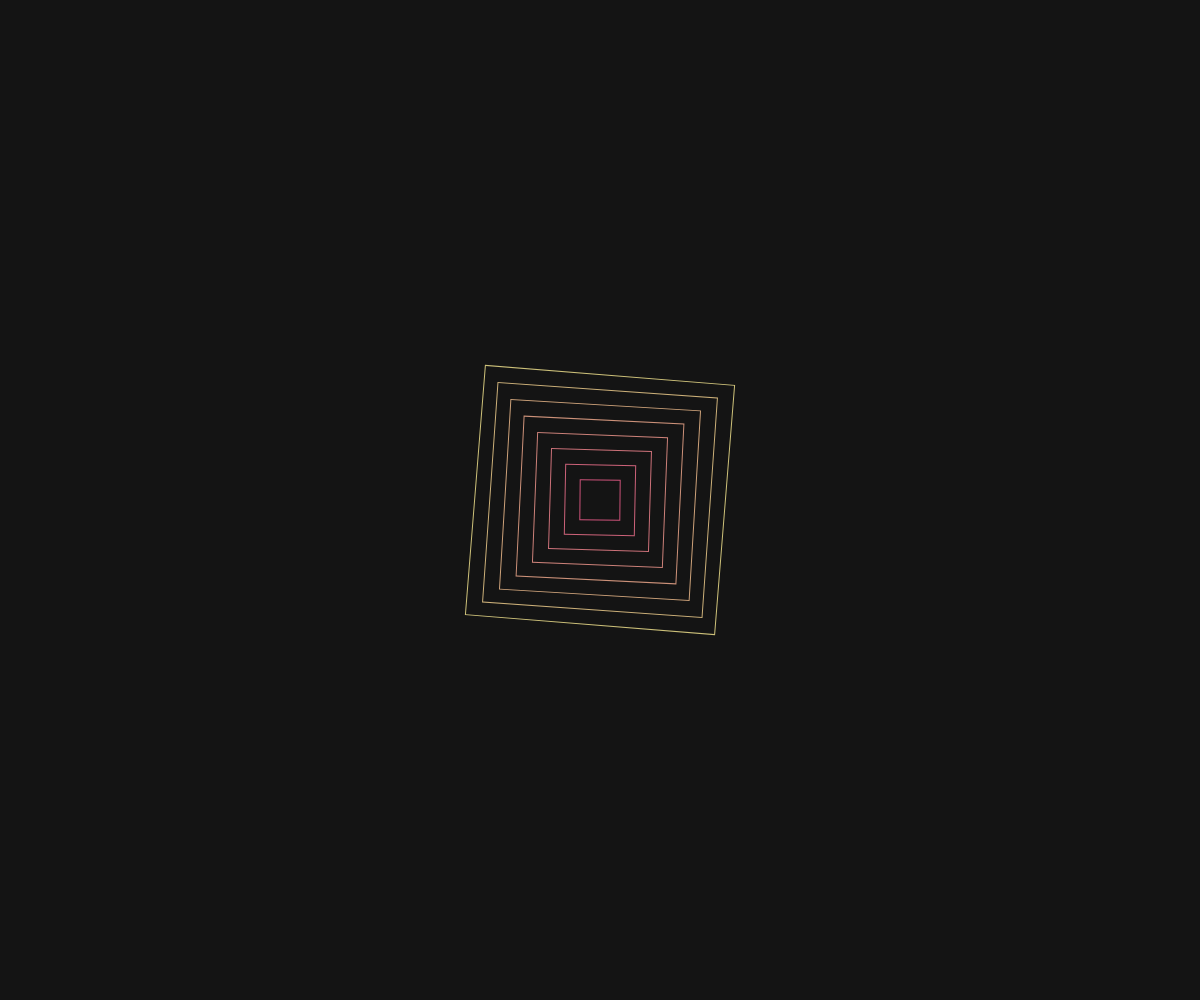
Frame 1 (no input)
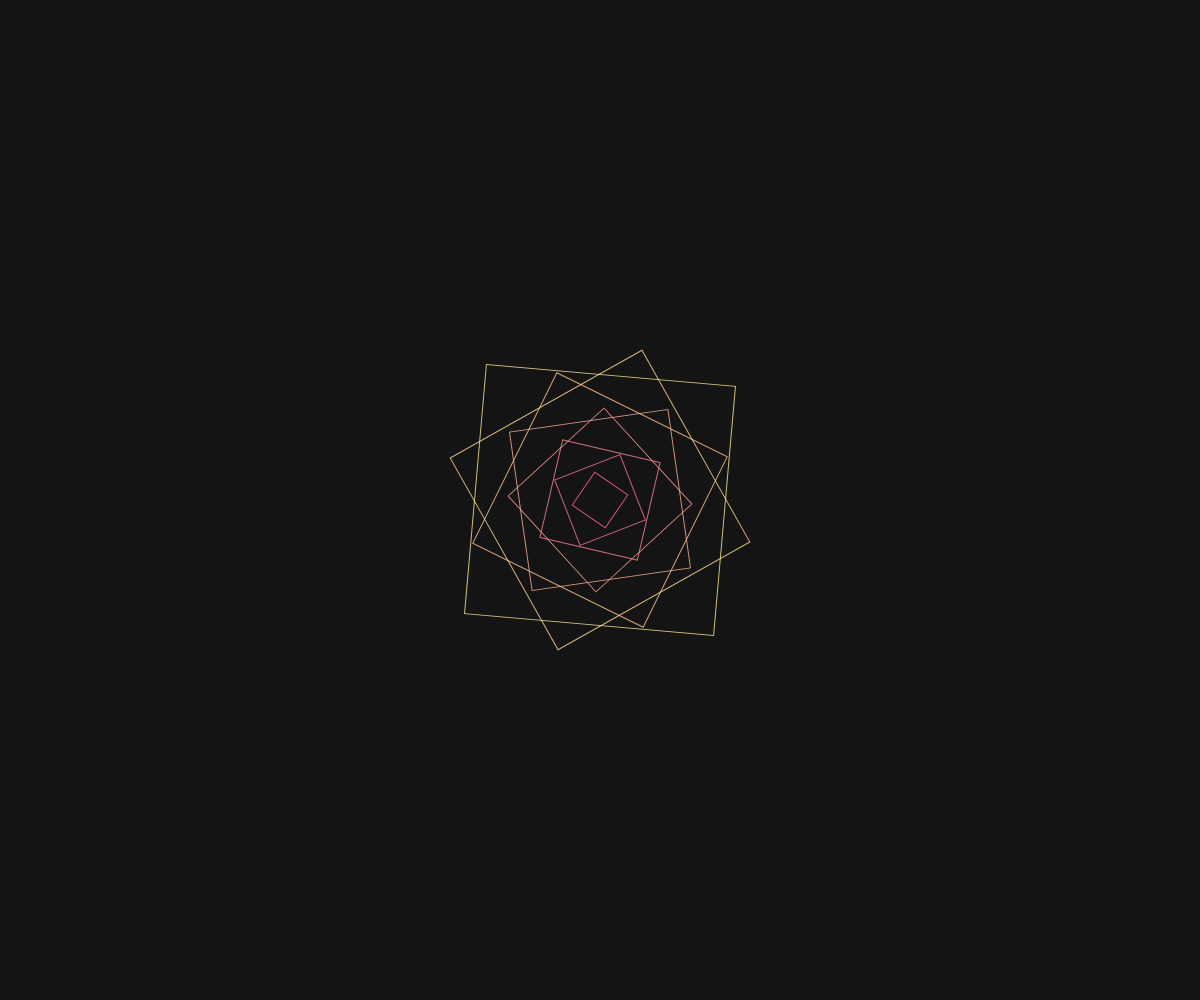
Frame 60 (no input)
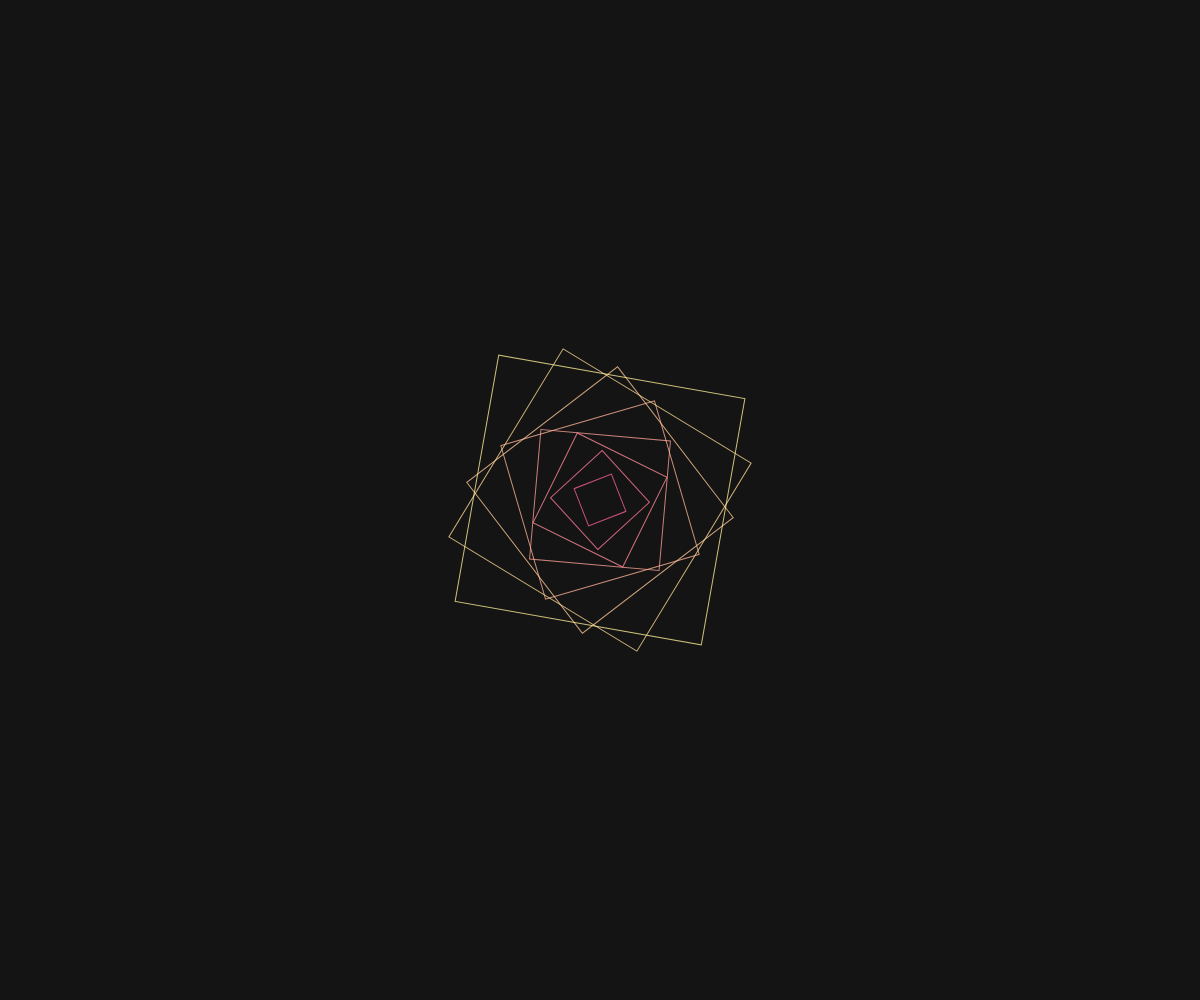
Frame 120 (the mouse pressed at the canvas centre since frame 60)

The p5.js sketch that drew these frames (run headless with seeded random() and noise() and a simulated clock; from frame 60 on, the mouse is pressed at the canvas centre):

// p5.js sketch
// ── sketch.js
function setup() {
  createCanvas(windowWidth, windowHeight);
  rectMode(CENTER);
  noFill();
}

function draw() {
  background(20);
  translate(width / 2, height / 2);

  for (let i = 0; i < 8; i++) {
    let angle = frameCount * 0.01 * (i + 1);
    let size = 40 + i * 30;
    stroke(255, 100 + i * 20, 150, 200);
    push();
    rotate(angle);
    rect(0, 0, size, size);
    pop();
  }
}

function windowResized() {
  resizeCanvas(windowWidth, windowHeight);
}
